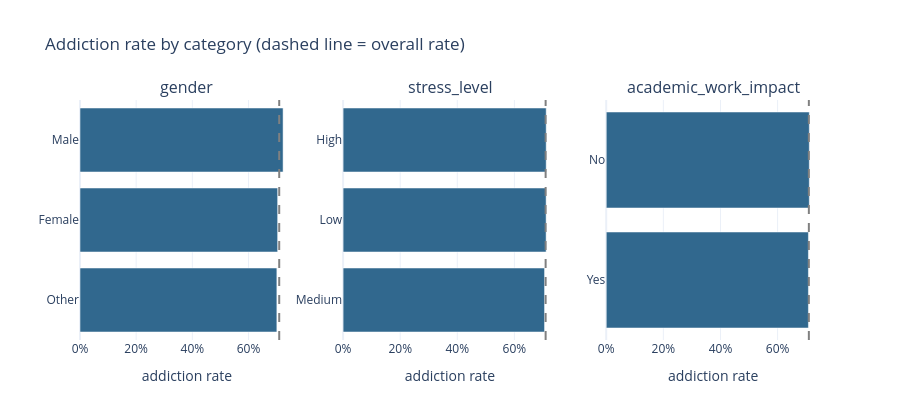

Here is the notebook cell this chart was saved with:
### Markdown cell above
## 4. Categorical feature addiction rate

### Code cell
fig = make_subplots(rows=1, cols=len(CAT_COLS), subplot_titles=CAT_COLS)
overall_rate = train[TARGET].mean()

for i, col in enumerate(CAT_COLS, start=1):
    rate = train.groupby(col, observed=True)[TARGET].mean().sort_values()
    fig.add_bar(x=rate.values, y=rate.index, orientation="h",
                marker_color="#31688e", showlegend=False, row=1, col=i,
                hovertemplate="%{y}: %{x:.1%}<extra></extra>")
    fig.add_vline(x=overall_rate, line_dash="dash", line_color="grey", row=1, col=i)

fig.update_xaxes(title_text="addiction rate", tickformat=".0%")
fig.update_layout(title="Addiction rate by category (dashed line = overall rate)", height=420)
fig.show()

### Figure 1 — Plotly figure (JSON) as saved in the notebook; plotly's stock layout.template omitted (floating-point values rounded to 4 significant figures)
{"data": [{"hovertemplate": "%{y}: %{x:.1%}<extra></extra>", "marker": {"color": "#31688e"}, "orientation": "h", "showlegend": false, "type": "bar", "x": [0.701, 0.7038, 0.7232], "xaxis": "x", "y": ["Other", "Female", "Male"], "yaxis": "y"}, {"hovertemplate": "%{y}: %{x:.1%}<extra></extra>", "marker": {"color": "#31688e"}, "orientation": "h", "showlegend": false, "type": "bar", "x": [0.7057, 0.7112, 0.7114], "xaxis": "x2", "y": ["Medium", "Low", "High"], "yaxis": "y2"}, {"hovertemplate": "%{y}: %{x:.1%}<extra></extra>", "marker": {"color": "#31688e"}, "orientation": "h", "showlegend": false, "type": "bar", "x": [0.7079, 0.711], "xaxis": "x3", "y": ["Yes", "No"], "yaxis": "y3"}], "layout": {"annotations": [{"font": {"size": 16}, "showarrow": false, "text": "gender", "x": 0.1444, "xanchor": "center", "xref": "paper", "y": 1.0, "yanchor": "bottom", "yref": "paper"}, {"font": {"size": 16}, "showarrow": false, "text": "stress_level", "x": 0.5, "xanchor": "center", "xref": "paper", "y": 1.0, "yanchor": "bottom", "yref": "paper"}, {"font": {"size": 16}, "showarrow": false, "text": "academic_work_impact", "x": 0.8556, "xanchor": "center", "xref": "paper", "y": 1.0, "yanchor": "bottom", "yref": "paper"}], "height": 420, "shapes": [{"line": {"color": "grey", "dash": "dash"}, "type": "line", "x0": 0.7094, "x1": 0.7094, "xref": "x", "y0": 0, "y1": 1, "yref": "y domain"}, {"line": {"color": "grey", "dash": "dash"}, "type": "line", "x0": 0.7094, "x1": 0.7094, "xref": "x2", "y0": 0, "y1": 1, "yref": "y2 domain"}, {"line": {"color": "grey", "dash": "dash"}, "type": "line", "x0": 0.7094, "x1": 0.7094, "xref": "x3", "y0": 0, "y1": 1, "yref": "y3 domain"}], "title": {"text": "Addiction rate by category (dashed line = overall rate)"}, "xaxis": {"anchor": "y", "domain": [0.0, 0.2889], "tickformat": ".0%", "title": {"text": "addiction rate"}}, "xaxis2": {"anchor": "y2", "domain": [0.3556, 0.6444], "tickformat": ".0%", "title": {"text": "addiction rate"}}, "xaxis3": {"anchor": "y3", "domain": [0.7111, 1.0], "tickformat": ".0%", "title": {"text": "addiction rate"}}, "yaxis": {"anchor": "x", "domain": [0.0, 1.0]}, "yaxis2": {"anchor": "x2", "domain": [0.0, 1.0]}, "yaxis3": {"anchor": "x3", "domain": [0.0, 1.0]}}}
